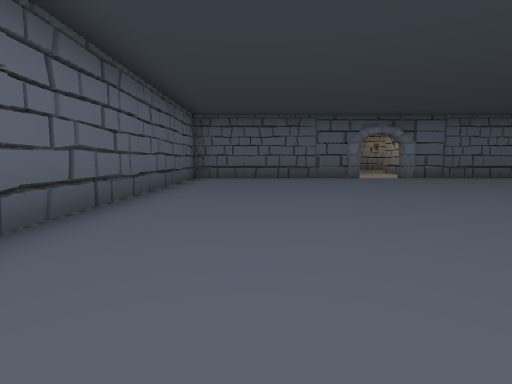
View 1 (above)

21 first-person views from a walk through a scene from a Unity 3-D project. The camera is 1.2 m above the floor, tilts 6° down and sees 80° across. The floor is counted in squares, 2 m on a side. Each view is taken from the middle of a square. On the plan, view 1 faces up. The plan holds only what a view shows up to about 9 squares ahead; the rest is blank. The player is left out. Some animated figures are not drawn. Some surface patterns are stand-ins.

View 2
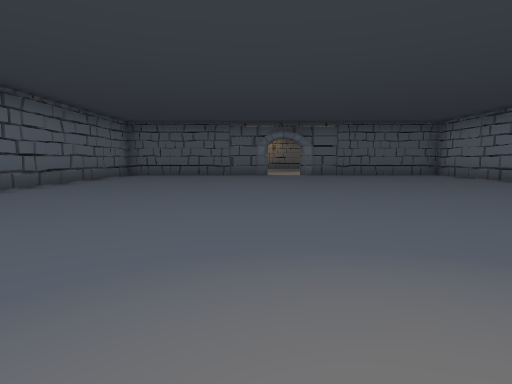

View 3
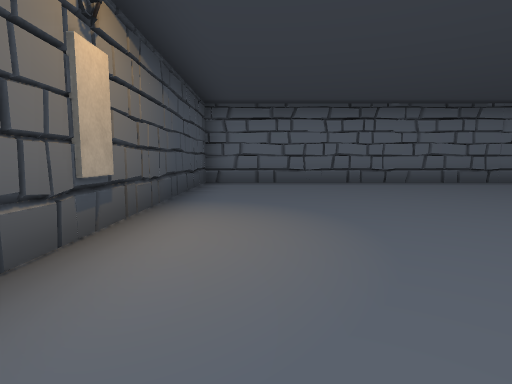

View 4
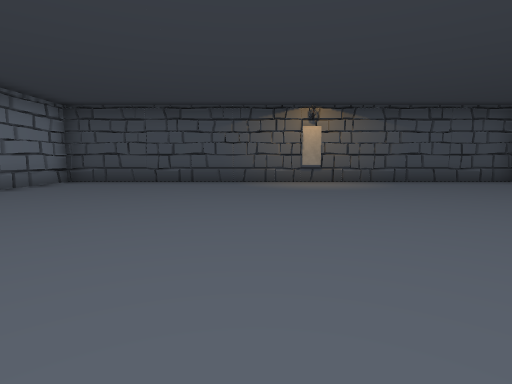

View 5
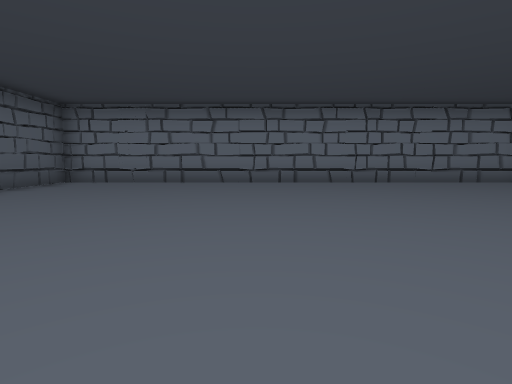

View 6
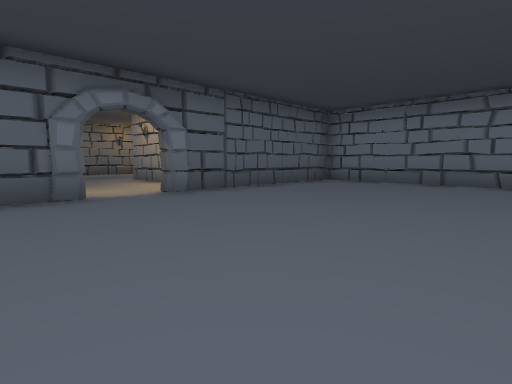

View 7
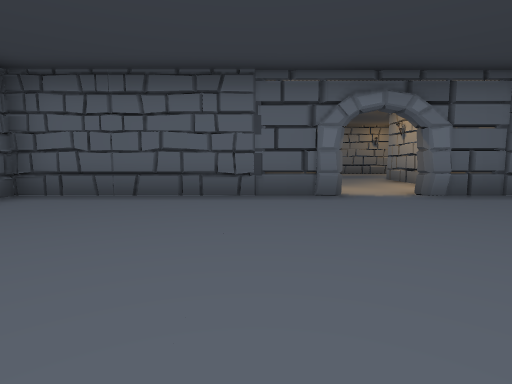

View 8
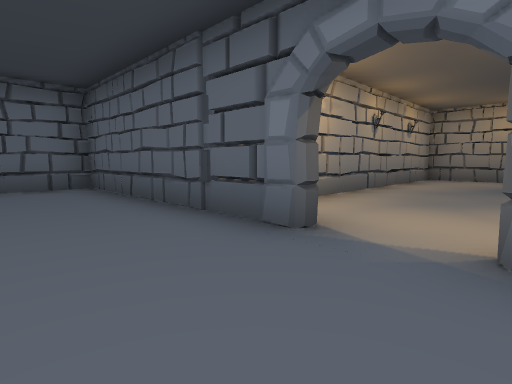

View 9
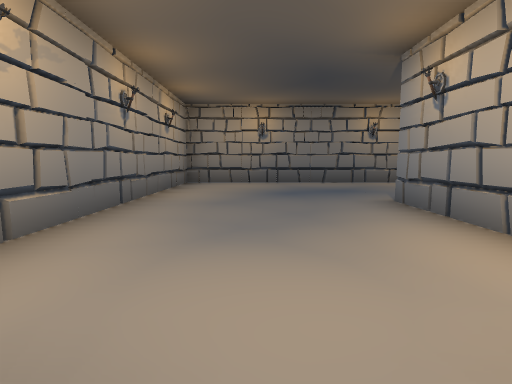

View 10
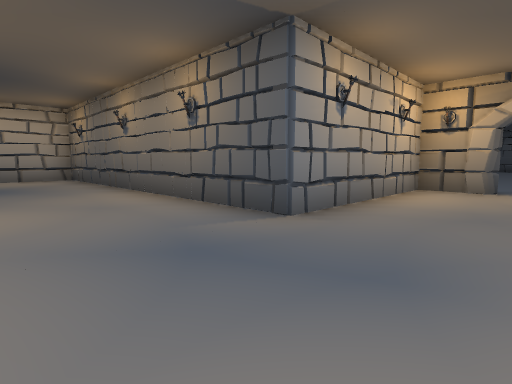

View 11
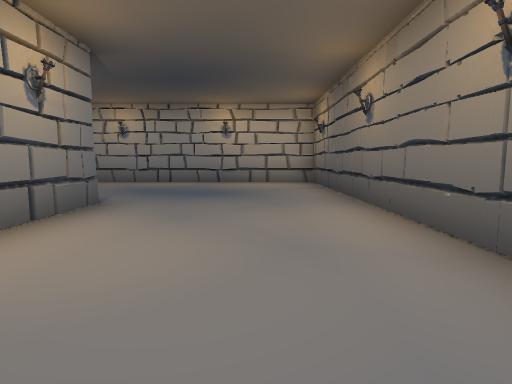

View 12
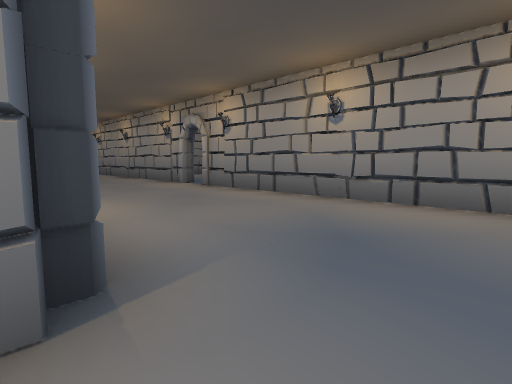

View 13
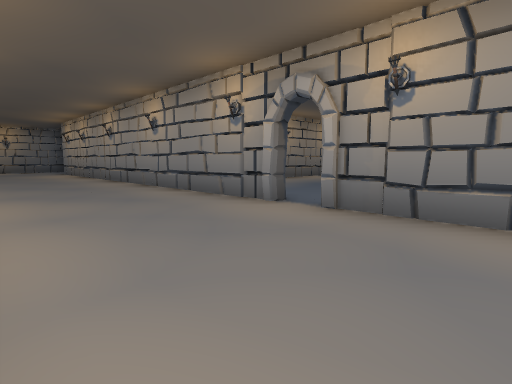

View 14
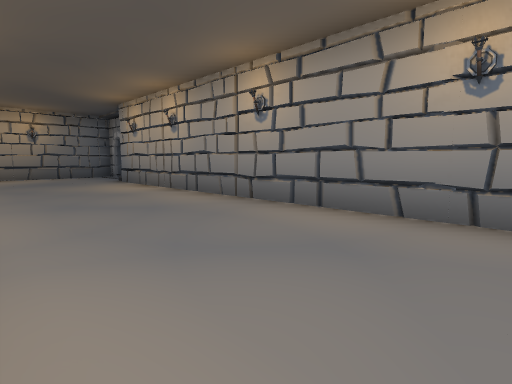

View 15
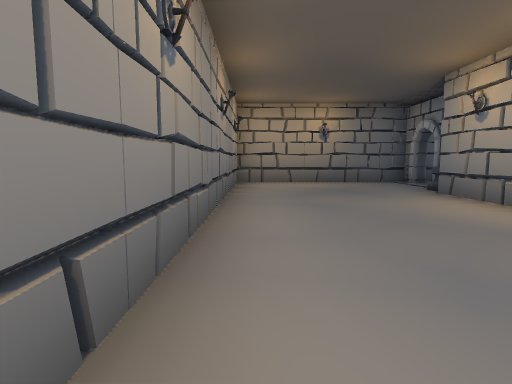

View 16
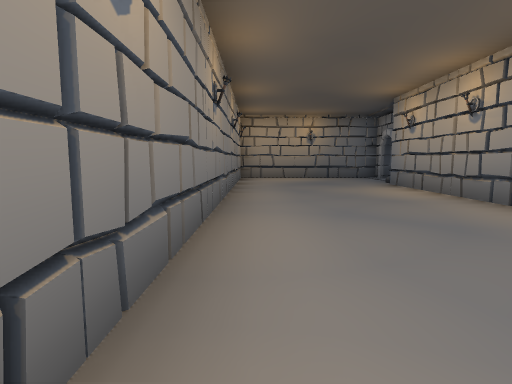

View 17
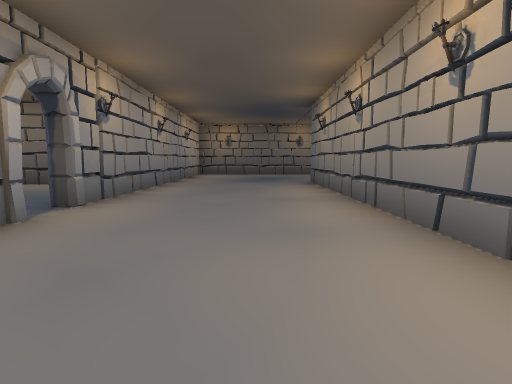

View 18
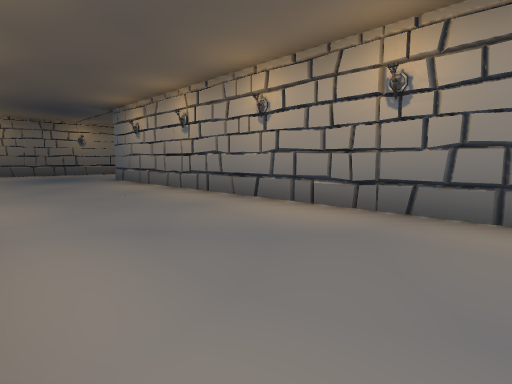

View 19
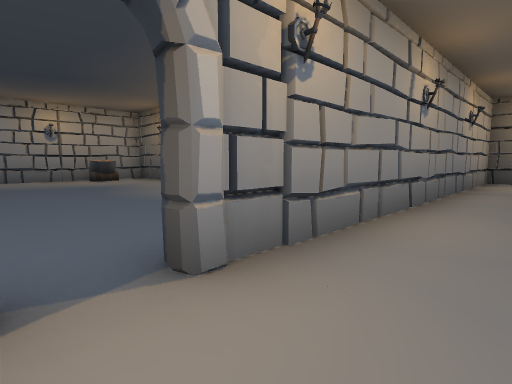

View 20
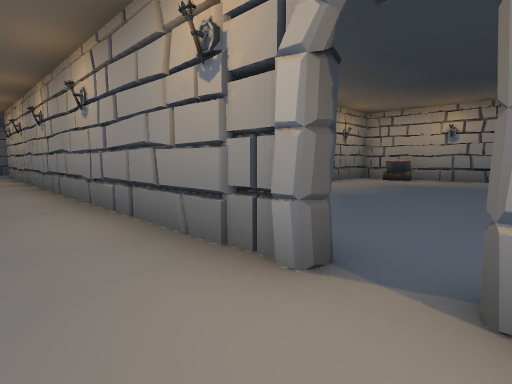

View 21
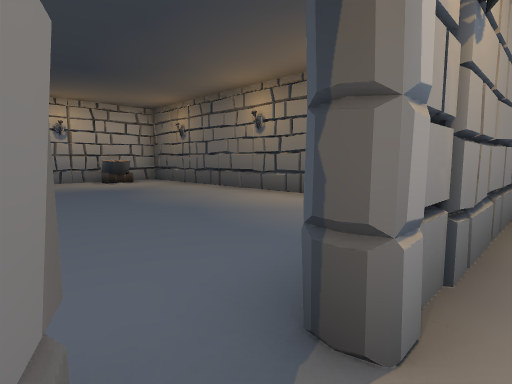

### Floor plan
Points are (right, up) in squares from view 1. A wall is a line through its corners. A room is listed if a view was taken in it or the views show most of it. See-through windows are left out.
Room 1 (views 1, 2, 3, 4, 5, 6, 7, 8)
walls: (3.5, 10.1) (-2.1, 10.1) (-2.1, -2.3) (10.2, -2.3) (10.2, 10.1) (4.9, 10.1); (1.8, 10.2) (1.5, 9.9); (-2.3, -0.9) (-1.9, -1.6)
ways out: opening at (4, 10) to room 2
Room 2 (views 9, 10, 11, 12, 13, 14, 15, 16, 17, 18, 19, 20, 21)
walls: (14.3, 23.9) (14.3, 35.5); (10.4, 18.6) (10.2, 18.2); (4.9, 10.4) (6, 10.4) (6, 14.5) (14.3, 14.5) (14.3, 23.3); (10.5, 37.9) (10.5, 18.6) (10.1, 18.2) (2.2, 18.2) (2.2, 12.1); (13.5, 38.2) (10.5, 38.2)
ways out: opening at (4, 10) to room 1; opening at (14.3, 37); gap at (15, 23.5)

Positions as (right, up) in squares from view 1, and headings:
1: (0, 0), facing up
2: (3, -2), facing up
3: (6, -1), facing left
4: (5, 6), facing down
5: (2, 5), facing right
6: (2, 5), facing up-right
7: (2, 5), facing up
8: (5, 8), facing up-left
9: (4, 10), facing up
10: (4, 17), facing down-right
11: (6, 16), facing right
12: (10, 17), facing up-right
13: (11, 21), facing up-right
14: (11, 27), facing up-right
15: (11, 30), facing up
16: (11, 28), facing up
17: (12, 27), facing down
18: (14, 28), facing down-left
19: (13, 24), facing down-right
20: (13, 23), facing up-right
21: (14, 24), facing down-right
